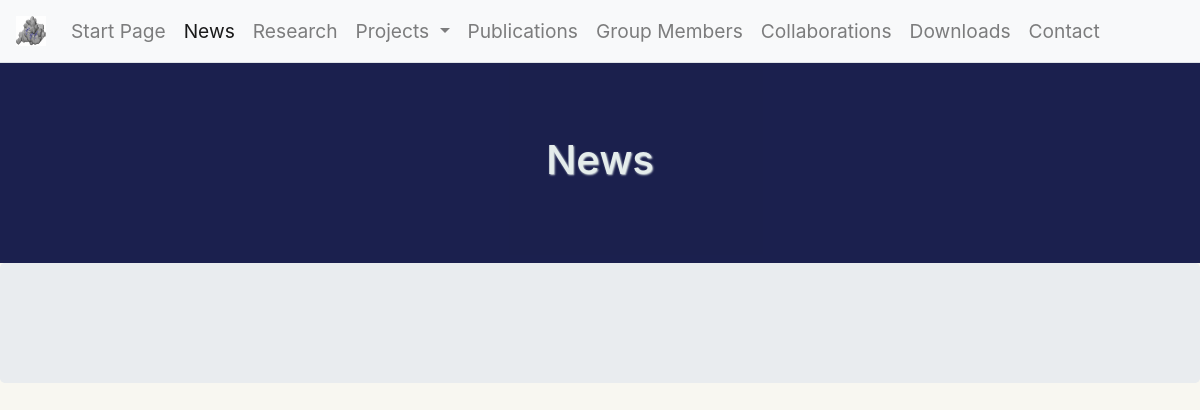
The page /news/ on the database as committed earlier.
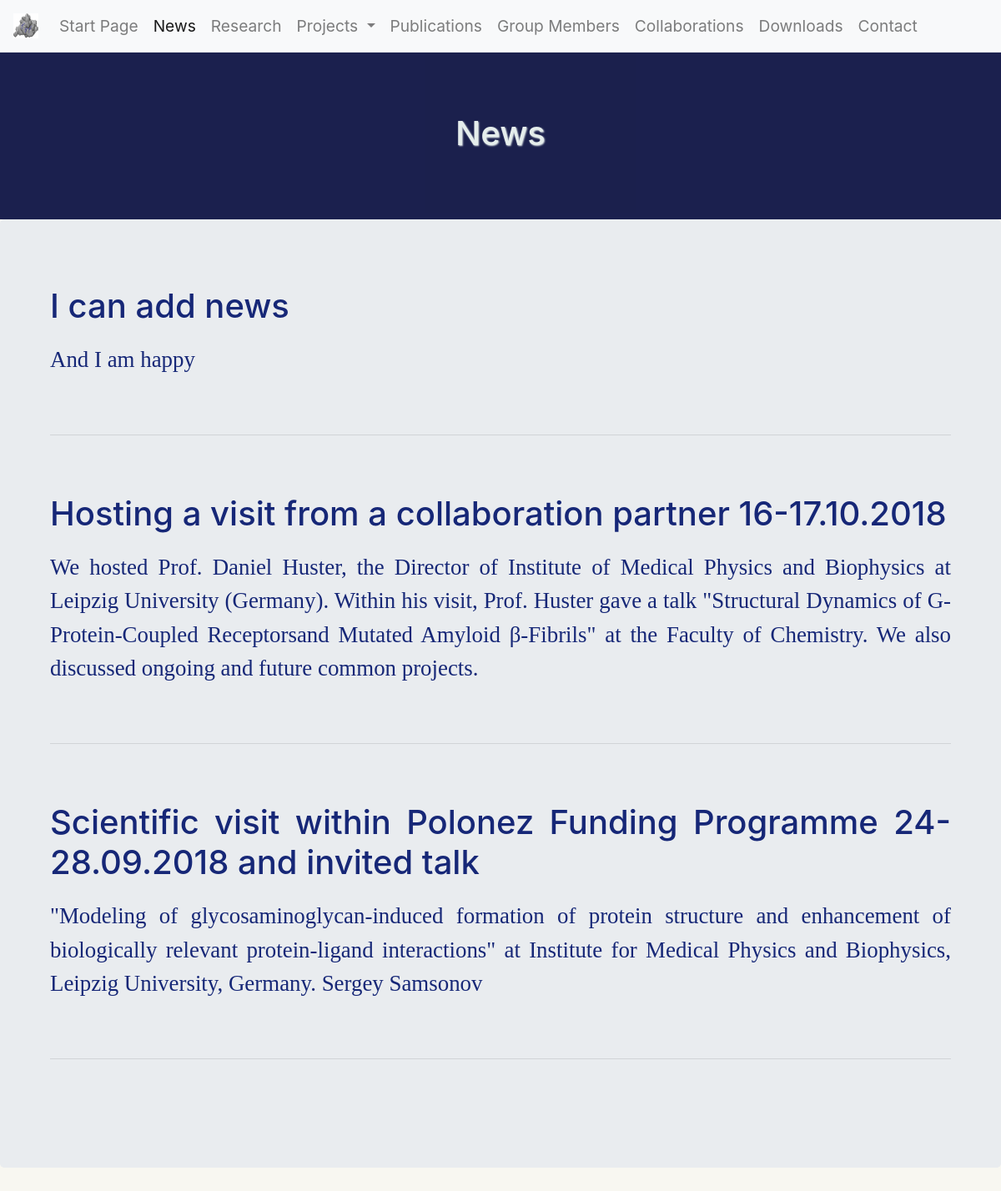
The same page on the database as committed later.
### pages/models.py (models this page shows)
class News(models.Model):
    title = models.CharField(max_length=200)
    description = models.TextField()
    added = models.DateTimeField(auto_now_add=True, db_index=True)
    class Meta:
        verbose_name_plural = 'news'

### pages/views.py (the view)
# urls.py: path('news/', views.news, name="news"),
def news(request):
    news = News.objects.all().order_by('-added')
    return render(request, "news.html", {'news': True, 'queryset': news})

### templates/news.html (shortened to what this page needs)
{% extends "base.html" %}
{% load static %}
{% block thema %}News{% endblock %}
{% block content %}
    {%for new in queryset %}
        <div class="news-descr">
        <h1 >{{ new.title }}</h1>
        <p class="news-descr">{{ new.description }}</p>
        <hr>
        </div>
    {% endfor %}
{% endblock %}

### templates/base.html (shortened to what this page needs)
{% load static %}
<!DOCTYPE html>
<html>
<head>
  <link rel="stylesheet" href="https://stackpath.bootstrapcdn.com/bootstrap/4.5.0/css/bootstrap.min.css"
>
  <link href="{% static "/css/protgag.css" %}" rel="stylesheet">
</head>
<body>
    <div class="content">
        <nav class="navbar nav-tabs nav-fill sticky-top  navbar-light bg-light navbar-expand-lg">
          <div class="collapse navbar-collapse" id="navbarNavDropdown">
              <a class="navbar-brand" href="#">
                <img src="{% static 'image.jpeg' %}" width="30" height="30" alt="" loading="lazy">
              </a>
            <ul class="navbar-nav justify-content-end">
              <li class="nav-item {% if  home %} active {% endif %}">
                <a class="nav-link" href="{% url 'home' %}">
                    Start Page <span class="sr-only">(current)</span>
                </a>
              </li>
              <li class="nav-item {% if news  %} active {% endif %}">
                <a class="nav-link" href="{% url 'news' %}">
                    News
                </a>
              </li>
              <li class="nav-item {% if research  %} active {% endif %}">
                <a class="nav-link" href="{% url 'research' %}">
                    Research
                </a>
              </li>
              <li class="nav-item dropdown {% if projects or polonez or preludium %} active {% endif %}">
                <a class="nav-link dropdown-toggle" href="{% url 'projects' %}" id="navbarDropdownMenuLink" role="button" data-toggle="dropdown" aria-haspopup="true" aria-expanded="false">
                  Projects
                </a>
              </li>
              <li class="nav-item {% if publications  %} active {% endif %}">
                <a class="nav-link" href="{% url 'publications' %}">
                    Publications
                </a>
              </li>
              <li class="nav-item {% if members  %} active {% endif %}">
                <a class="nav-link" href="{% url 'members' %}">
                    Group Members
                </a>
              </li>
              <li class="nav-item {% if collaborations  %} active {% endif %}">
                <a class="nav-link" href="{% url 'collaborations' %}">
                    Collaborations
                </a>
              </li>
              <li class="nav-item {% if downloads  %} active {% endif %}">
                <a class="nav-link" href="{% url 'downloads' %}">
                    Downloads
                </a>
              </li>
              <li class="nav-item {% if contact  %} active {% endif %}">
                <a class="nav-link" href="{% url 'contact' %}">
                    Contact
                </a>
              </li>
            </ul>
          </div>
        </nav>
    <div class="intro">
        <h1>{% block thema %}{% endblock %}</h1>
    </div>
      <div class="jumbotron inside">
        {% block content %}
        {% endblock %}
      </div>
    </div>
</body>
</html>

### global_static/css/protgag.css (style rules this page uses)
body { background-color: #f8f7f1; }
p { font-family: verdana; }
li { font-size: 120%; }
img { float: right; }
.inside { padding: 5%; font-size: 1.2em; color: #162777; text-align: justify; text-justify: inter-word; }
.inside p { font-size: 1.4em; }
.intro { color: #e3ecec; background-color: #04093c; opacity: 90%; line-height: 200px; height: 200px; text-align: center; }
.intro h1 { line-height: 1.5; display: inline-block; vertical-align: middle; text-shadow: 1px 1px 2px ; }
.news-descr { margin-top: 20px; margin-bottom: 70px; }

Rows that differ between the two databases and show on the page:
added News: title "I can add news", description "And I am happy"
added News: title "Hosting a visit from a collaboration partner 16-17.10.2018", description "We hosted Prof. Daniel Huster, the Director of Institute of Medical Physics and Biophysics at Leipzig University (Germany). Within his visit, Prof. Huster gave a talk \"Structural Dynamics of G-Protein‐Coupled Receptorsand Mutated Amyloid β-Fibrils\" at the Faculty of Chemistry. We also discussed ongoing and future common projects."
added News: title "Scientific visit within Polonez Funding Programme 24-28.09.2018 and invited talk", description "\"Modeling of glycosaminoglycan-induced formation of protein structure and enhancement of biologically relevant protein-ligand interactions\" at Institute for Medical Physics and Biophysics, Leipzig University, Germany. Sergey Samsonov"
